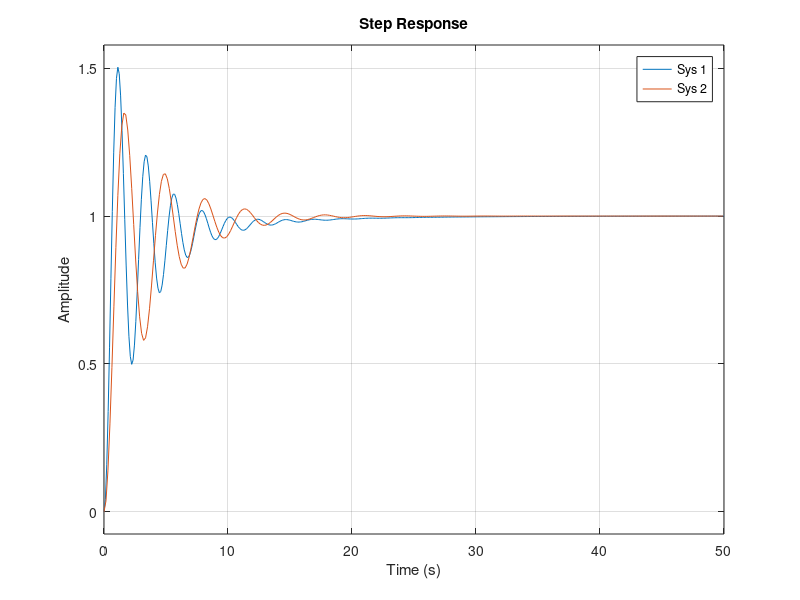

Write MATLAB code to recreate this figure. (Note: this script raises an error after producing the figure.)
% oscillation
ks = [0.5, 1, 1.5, 2];
n = length(ks);
sys1 = cell(1, n);
sys2 = cell(1, n);

for i = 1:n
    k = ks(i);
    G1 = tf([3*k, k], [1,0]);
    D = tf(2, 1);
    
    G2 = tf(2, [1, 0.8, 1]);
    
    B1 = G1 + D;
    B1p = G1;
    
    sys1{i} = feedback(B1 * G2, 1);
    sys2{i} = feedback(B1p * G2, 1);
end

figure('Renderer', 'painters',  'Position', [100 100 1500 600])
set(gcf,'color','w');

for i = 1:n
    subplot(2, 4, i)
    step(sys1{i}, sys2{i})
    xlabel("Time (s)")
    ylabel("Amplitude")
    title("Step Respondse k=" + string(ks(i)))
    legend(["With disturbation", "Without disturbance"])

    subplot(2, 4, n + i)
    impulse(sys1{i}, sys2{i})
    xlabel("Time (s)")
    ylabel("Amplitude")
    title("Impulse Respondse k=" + string(ks(i)))
    legend(["With disturbation", "Without disturbance"])
end
